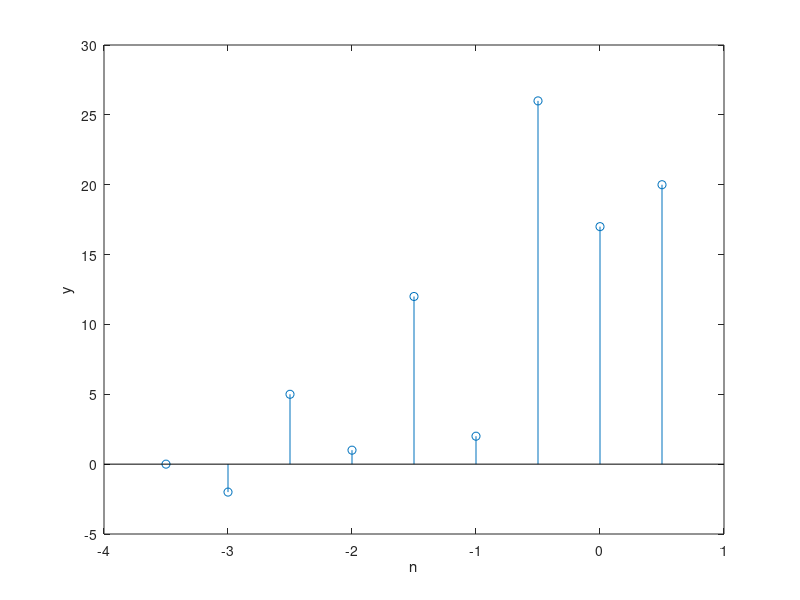

Source code (MATLAB): (Note: this script raises an error after producing the figure.)
%Camille Chow
%Signals PSET 2
%2/21/17

%3d - convolve
x = [0 -1 2 3 5];
h = [2 -1 3 1 4];
y = conv(x,h);

figure;
stem(y)
xticklabels({'-4','-3','-2','-1','0', '1','2','3','4'})
ylabel('y')
xlabel('n')

%5 - Noble Identities for Multirate Processing
%b
g = [2 1 3 4];
h = ups(g,4);
x = randi([-2,2],1,10);

figure;
subplot(3,1,1)
stem(g)
ylabel('g')
xlabel('n')
xticks(1:1:4)
xticklabels({'0','1','2','3'})

subplot(3,1,2)
stem(h)
ylabel('h')
xlabel('n')
xticklabels({'0','2','4','6','8','10','12','14','16'})

subplot(3,1,3)
stem(x)
ylabel('x')
xlabel('n')
xticklabels({'0','1','2','3','4','5','6','7','8','9'})

%c
a = dec(ups(x,4),4);
b = ups(dec(x,4),4);

figure;
subplot(2,1,1)
stem(a)
title('Dec(Ups(x))');
xticklabels({'0','1','2','3','4','5','6','7','8','9'})

subplot(2,1,2)
stem(b)
title('Ups(Dec(x))');
xticklabels({'0','1','2','3','4','5','6','7','8','9'})

%d
d1 = dec(conv(h,x),4);
d2 = conv(g,dec(x,4));

figure;
subplot(2,1,1)
stem(d1)
title('d1');
xticklabels({'0','1','2','3','4','5','6','7','8','9'})

subplot(2,1,2)
stem(d2)
title('d2');
xticklabels({'0','1','2','3','4','5','6','7','8','9'})

%e
u1 = conv(h,ups(x,4));
u2 = ups(conv(g,x),4);

figure;
subplot(2,1,1)
stem(u1)
title('u1');
xticklabels({'0','1','2','3','4','5','6','7','8','9'})

subplot(2,1,2)
stem(u2)
title('u2');
xticklabels({'0','1','2','3','4','5','6','7','8','9'})